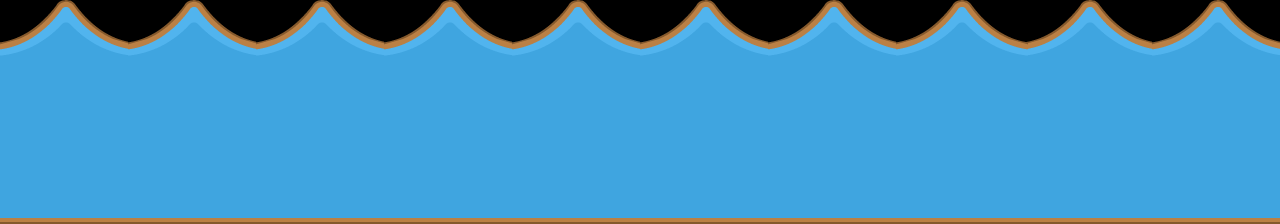

Tiled map render using the project's own tile images. Description and the whole map definition, tile-layer contents included, below:
An orthogonal 40x7 tile map with 32x32 px tiles, 1 tile layer (Tile Layer 1), 2 tilesets.

<map version="1.0" orientation="orthogonal" renderorder="right-down" width="40" height="7" tilewidth="32" tileheight="32" nextobjectid="1">
 <tileset firstgid="1" name="water1" tilewidth="132" tileheight="224" tilecount="1" columns="1">
  <image source="../images/Stall/water1.png" width="132" height="224" />
 </tileset>
 <tileset firstgid="2" name="water1" tilewidth="32" tileheight="32" tilecount="28" columns="4">
  <image source="../images/Stall/water1.png" width="132" height="224" />
 </tileset>
 <layer name="Tile Layer 1" width="40" height="7">
  <data encoding="csv">
2,3,4,5,2,3,4,5,2,3,4,5,2,3,4,5,2,3,4,5,2,3,4,5,2,3,4,5,0,0,0,0,2,3,4,5,2,3,4,5,
6,7,8,9,6,7,8,9,6,7,8,9,6,7,8,9,6,7,8,9,6,7,8,9,6,7,8,9,0,0,0,0,6,7,8,9,6,7,8,9,
10,11,12,13,10,11,12,13,10,11,12,13,10,11,12,13,10,11,12,13,10,11,12,13,10,11,12,13,0,0,0,0,10,11,12,13,10,11,12,13,
14,15,16,17,14,15,16,17,14,15,16,17,14,15,16,17,14,15,16,17,14,15,16,17,14,15,16,17,0,0,0,0,14,15,16,17,14,15,16,17,
18,19,20,21,18,19,20,21,18,19,20,21,18,19,20,21,18,19,20,21,18,19,20,21,18,19,20,21,0,0,0,0,18,19,20,21,18,19,20,21,
22,23,24,25,22,23,24,25,22,23,24,25,22,23,24,25,22,23,24,25,22,23,24,25,22,23,24,25,0,0,0,0,22,23,24,25,22,23,24,25,
26,27,28,29,26,27,28,29,26,27,28,29,26,27,28,29,26,27,28,29,26,27,28,29,26,27,28,29,1,0,0,0,26,27,28,29,26,27,28,29
</data>
 </layer>
</map>
